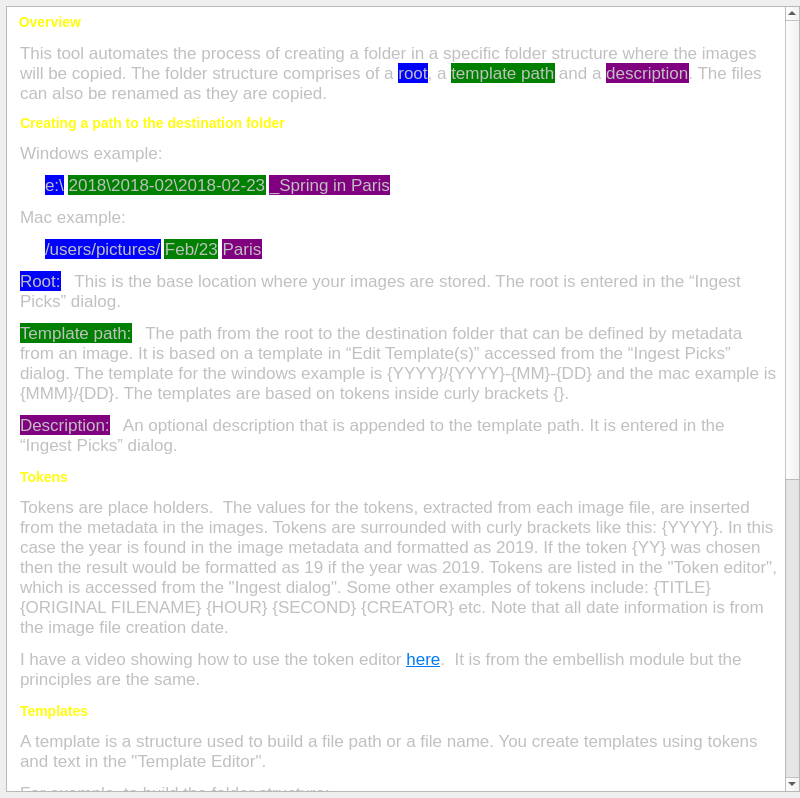
<?xml version="1.0" encoding="UTF-8"?>
<ui version="4.0">
 <class>IngestAutoPath</class>
 <widget class="QDialog" name="IngestAutoPath">
  <property name="geometry">
   <rect>
    <x>0</x>
    <y>0</y>
    <width>800</width>
    <height>798</height>
   </rect>
  </property>
  <property name="windowTitle">
   <string>Dialog</string>
  </property>
  <layout class="QVBoxLayout" name="verticalLayout">
   <property name="leftMargin">
    <number>6</number>
   </property>
   <property name="topMargin">
    <number>6</number>
   </property>
   <property name="rightMargin">
    <number>0</number>
   </property>
   <property name="bottomMargin">
    <number>6</number>
   </property>
   <item>
    <widget class="QTextBrowser" name="textBrowser">
     <property name="html">
      <string>&lt;!DOCTYPE HTML PUBLIC &quot;-//W3C//DTD HTML 4.0//EN&quot; &quot;http://www.w3.org/TR/REC-html40/strict.dtd&quot;&gt;
&lt;html&gt;&lt;head&gt;&lt;meta name=&quot;qrichtext&quot; content=&quot;1&quot; /&gt;&lt;meta charset=&quot;utf-8&quot; /&gt;&lt;style type=&quot;text/css&quot;&gt;
p, li { white-space: pre-wrap; }
hr { height: 1px; border-width: 0; }
li.unchecked::marker { content: &quot;\2610&quot;; }
li.checked::marker { content: &quot;\2612&quot;; }
&lt;/style&gt;&lt;/head&gt;&lt;body style=&quot; font-family:'.AppleSystemUIFont'; font-size:13pt; font-weight:400; font-style:normal;&quot;&gt;
&lt;p style=&quot; margin-top:0px; margin-bottom:0px; margin-left:0px; margin-right:0px; -qt-block-indent:0; text-indent:0px;&quot;&gt;&lt;span style=&quot; font-size:large; font-weight:700; color:#fffc0d;&quot;&gt;  Overview&lt;/span&gt;&lt;span style=&quot; color:#c0c0c0;&quot;&gt; &lt;/span&gt;&lt;/p&gt;
&lt;p style=&quot; margin-top:12px; margin-bottom:12px; margin-left:9px; margin-right:0px; -qt-block-indent:0; text-indent:0px;&quot;&gt;&lt;span style=&quot; color:#c0c0c0;&quot;&gt;This tool automates the process of creating a folder in a specific folder structure where the images will be copied. The folder structure comprises of a &lt;/span&gt;&lt;span style=&quot; color:#c0c0c0; background-color:#0000ff;&quot;&gt;root&lt;/span&gt;&lt;span style=&quot; color:#c0c0c0;&quot;&gt;, a &lt;/span&gt;&lt;span style=&quot; color:#c0c0c0; background-color:#008000;&quot;&gt;template path&lt;/span&gt;&lt;span style=&quot; color:#c0c0c0;&quot;&gt; and a &lt;/span&gt;&lt;span style=&quot; color:#c0c0c0; background-color:#800080;&quot;&gt;description&lt;/span&gt;&lt;span style=&quot; color:#c0c0c0;&quot;&gt;. The files can also be renamed as they are copied.&lt;/span&gt;&lt;/p&gt;
&lt;p style=&quot; margin-top:12px; margin-bottom:12px; margin-left:9px; margin-right:0px; -qt-block-indent:0; text-indent:0px;&quot;&gt;&lt;span style=&quot; font-size:large; font-weight:700; color:#fffc0d;&quot;&gt;Creating a path to the destination folder &lt;/span&gt;&lt;/p&gt;
&lt;p style=&quot; margin-top:12px; margin-bottom:12px; margin-left:9px; margin-right:0px; -qt-block-indent:0; text-indent:0px;&quot;&gt;&lt;span style=&quot; color:#c0c0c0;&quot;&gt;Windows example: &lt;/span&gt;&lt;/p&gt;
&lt;p style=&quot; margin-top:12px; margin-bottom:12px; margin-left:34px; margin-right:0px; -qt-block-indent:0; text-indent:0px;&quot;&gt;&lt;span style=&quot; color:#c0c0c0; background-color:#0000ff;&quot;&gt;e:\&lt;/span&gt;&lt;span style=&quot; color:#c0c0c0;&quot;&gt; &lt;/span&gt;&lt;span style=&quot; color:#c0c0c0; background-color:#008000;&quot;&gt;2018\2018-02\2018-02-23&lt;/span&gt;&lt;span style=&quot; color:#c0c0c0;&quot;&gt; &lt;/span&gt;&lt;span style=&quot; color:#c0c0c0; background-color:#800080;&quot;&gt;_Spring in Paris&lt;/span&gt;&lt;span style=&quot; color:#c0c0c0;&quot;&gt; &lt;/span&gt;&lt;/p&gt;
&lt;p style=&quot; margin-top:12px; margin-bottom:12px; margin-left:9px; margin-right:0px; -qt-block-indent:0; text-indent:0px;&quot;&gt;&lt;span style=&quot; color:#c0c0c0;&quot;&gt;Mac example:&lt;/span&gt;&lt;/p&gt;
&lt;p style=&quot; margin-top:12px; margin-bottom:12px; margin-left:34px; margin-right:0px; -qt-block-indent:0; text-indent:0px;&quot;&gt;&lt;span style=&quot; color:#c0c0c0; background-color:#0000ff;&quot;&gt;/users/pictures/&lt;/span&gt;&lt;span style=&quot; color:#c0c0c0;&quot;&gt; &lt;/span&gt;&lt;span style=&quot; color:#c0c0c0; background-color:#008000;&quot;&gt;Feb/23&lt;/span&gt;&lt;span style=&quot; color:#c0c0c0;&quot;&gt; &lt;/span&gt;&lt;span style=&quot; color:#c0c0c0; background-color:#800080;&quot;&gt;Paris&lt;/span&gt;&lt;span style=&quot; color:#c0c0c0;&quot;&gt; &lt;/span&gt;&lt;/p&gt;
&lt;p style=&quot; margin-top:12px; margin-bottom:12px; margin-left:9px; margin-right:0px; -qt-block-indent:0; text-indent:0px;&quot;&gt;&lt;span style=&quot; color:#c0c0c0; background-color:#0000ff;&quot;&gt;Root:&lt;/span&gt;&lt;span style=&quot; color:#c0c0c0;&quot;&gt;   This is the base location where your images are stored. The root is entered in the “Ingest Picks” dialog. &lt;/span&gt;&lt;/p&gt;
&lt;p style=&quot; margin-top:12px; margin-bottom:12px; margin-left:9px; margin-right:0px; -qt-block-indent:0; text-indent:0px;&quot;&gt;&lt;span style=&quot; color:#c0c0c0; background-color:#008000;&quot;&gt;Template path:&lt;/span&gt;&lt;span style=&quot; color:#c0c0c0;&quot;&gt;   The path from the root to the destination folder that can be defined by metadata from an image. It is based on a template in “Edit Template(s)” accessed from the “Ingest Picks” dialog. The template for the windows example is {YYYY}/{YYYY}-{MM}-{DD} and the mac example is {MMM}/{DD}. The templates are based on tokens inside curly brackets {}. &lt;/span&gt;&lt;/p&gt;
&lt;p style=&quot; margin-top:12px; margin-bottom:12px; margin-left:9px; margin-right:0px; -qt-block-indent:0; text-indent:0px;&quot;&gt;&lt;span style=&quot; color:#c0c0c0; background-color:#800080;&quot;&gt;Description:&lt;/span&gt;&lt;span style=&quot; color:#c0c0c0;&quot;&gt;   An optional description that is appended to the template path. It is entered in the “Ingest Picks” dialog. &lt;/span&gt;&lt;/p&gt;
&lt;h3 style=&quot; margin-top:14px; margin-bottom:12px; margin-left:9px; margin-right:0px; -qt-block-indent:0; text-indent:0px;&quot;&gt;&lt;span style=&quot; font-size:large; font-weight:700; color:#fffc0d;&quot;&gt;Tokens&lt;/span&gt;&lt;span style=&quot; font-size:large; font-weight:700; color:#c0c0c0;&quot;&gt; &lt;/span&gt;&lt;/h3&gt;
&lt;p style=&quot; margin-top:12px; margin-bottom:12px; margin-left:9px; margin-right:0px; -qt-block-indent:0; text-indent:0px;&quot;&gt;&lt;span style=&quot; color:#c0c0c0;&quot;&gt;Tokens are place holders.  The values for the tokens, extracted from each image file, are inserted from the metadata in the images. Tokens are surrounded with curly brackets like this: {YYYY}. In this case the year is found in the image metadata and formatted as 2019. If the token {YY} was chosen then the result would be formatted as 19 if the year was 2019. Tokens are listed in the &amp;quot;Token editor&amp;quot;, which is accessed from the &amp;quot;Ingest dialog&amp;quot;. Some other examples of tokens include: {TITLE} {ORIGINAL FILENAME} {HOUR} {SECOND} {CREATOR} etc. Note that all date information is from the image file creation date. &lt;/span&gt;&lt;/p&gt;
&lt;p style=&quot; margin-top:12px; margin-bottom:12px; margin-left:9px; margin-right:0px; -qt-block-indent:0; text-indent:0px;&quot;&gt;&lt;span style=&quot; color:#c0c0c0;&quot;&gt;I have a video showing how to use the token editor &lt;/span&gt;&lt;a href=&quot;https://www.youtube.com/watch?v=GA0RT8N6Byk&quot;&gt;&lt;span style=&quot; text-decoration: underline; color:#007af4;&quot;&gt;here&lt;/span&gt;&lt;/a&gt;&lt;span style=&quot; color:#c0c0c0;&quot;&gt;.  It is from the embellish module but the principles are the same.&lt;/span&gt;&lt;/p&gt;
&lt;h3 style=&quot; margin-top:14px; margin-bottom:12px; margin-left:9px; margin-right:0px; -qt-block-indent:0; text-indent:0px;&quot;&gt;&lt;span style=&quot; font-size:large; font-weight:700; color:#fffc0d;&quot;&gt;Templates&lt;/span&gt;&lt;span style=&quot; font-size:large; font-weight:700; color:#c0c0c0;&quot;&gt; &lt;/span&gt;&lt;/h3&gt;
&lt;p style=&quot; margin-top:12px; margin-bottom:12px; margin-left:9px; margin-right:0px; -qt-block-indent:0; text-indent:0px;&quot;&gt;&lt;span style=&quot; color:#c0c0c0;&quot;&gt;A template is a structure used to build a file path or a file name. You create templates using tokens and text in the &amp;quot;Template Editor&amp;quot;. &lt;/span&gt;&lt;/p&gt;
&lt;p style=&quot; margin-top:12px; margin-bottom:12px; margin-left:9px; margin-right:0px; -qt-block-indent:0; text-indent:0px;&quot;&gt;&lt;span style=&quot; color:#c0c0c0;&quot;&gt;For example, to build the folder structure: &lt;/span&gt;&lt;/p&gt;
&lt;p style=&quot; margin-top:12px; margin-bottom:12px; margin-left:34px; margin-right:0px; -qt-block-indent:0; text-indent:0px;&quot;&gt;&lt;span style=&quot; color:#c0c0c0;&quot;&gt;Weddings/2019/Hill wedding/ &lt;/span&gt;&lt;/p&gt;
&lt;p style=&quot; margin-top:12px; margin-bottom:12px; margin-left:9px; margin-right:0px; -qt-block-indent:0; text-indent:0px;&quot;&gt;&lt;span style=&quot; color:#c0c0c0;&quot;&gt;we would build the template: &lt;/span&gt;&lt;/p&gt;
&lt;p style=&quot; margin-top:12px; margin-bottom:12px; margin-left:34px; margin-right:0px; -qt-block-indent:0; text-indent:0px;&quot;&gt;&lt;span style=&quot; color:#c0c0c0;&quot;&gt;Weddings{2019}/{TITLE}/ &lt;/span&gt;&lt;/p&gt;
&lt;p style=&quot; margin-top:12px; margin-bottom:12px; margin-left:9px; margin-right:0px; -qt-block-indent:0; text-indent:0px;&quot;&gt;&lt;span style=&quot; color:#c0c0c0;&quot;&gt;assuming we had put the description &amp;quot;Hill wedding&amp;quot; in the Title metadata for the images. &lt;/span&gt;&lt;/p&gt;
&lt;h3 style=&quot; margin-top:14px; margin-bottom:12px; margin-left:9px; margin-right:0px; -qt-block-indent:0; text-indent:0px;&quot;&gt;&lt;span style=&quot; font-size:large; font-weight:700; color:#fffc0d;&quot;&gt;File names &lt;/span&gt;&lt;/h3&gt;
&lt;p style=&quot; margin-top:12px; margin-bottom:12px; margin-left:9px; margin-right:0px; -qt-block-indent:0; text-indent:0px;&quot;&gt;&lt;span style=&quot; color:#c0c0c0;&quot;&gt;You can also create new file names using templates and tokens. For example, if you want file names in the format 2019-09-18_0187.NEF you would build the template &lt;/span&gt;&lt;/p&gt;
&lt;p style=&quot; margin-top:12px; margin-bottom:12px; margin-left:34px; margin-right:0px; -qt-block-indent:0; text-indent:0px;&quot;&gt;&lt;span style=&quot; color:#c0c0c0;&quot;&gt;{YYYY}-{MM}-{DD}_{XXXX} &lt;/span&gt;&lt;/p&gt;
&lt;p style=&quot; margin-top:12px; margin-bottom:12px; margin-left:9px; margin-right:0px; -qt-block-indent:0; text-indent:0px;&quot;&gt;&lt;span style=&quot; color:#c0c0c0;&quot;&gt;The .NEF will automatically be appended. &lt;/span&gt;&lt;/p&gt;
&lt;h3 style=&quot; margin-top:14px; margin-bottom:12px; margin-left:9px; margin-right:0px; -qt-block-indent:0; text-indent:0px;&quot;&gt;&lt;span style=&quot; font-size:large; font-weight:700; color:#fffc0d;&quot;&gt;Slashes and back slashes &lt;/span&gt;&lt;/h3&gt;
&lt;p style=&quot; margin-top:12px; margin-bottom:12px; margin-left:9px; margin-right:0px; -qt-block-indent:0; text-indent:0px;&quot;&gt;&lt;span style=&quot; color:#c0c0c0;&quot;&gt;Do not use “/” or “\” in the template name. The template name is used as a key to save the templates between sessions. Slashes do terrible things to the windows registry. &lt;/span&gt;&lt;/p&gt;
&lt;p style=&quot; margin-top:12px; margin-bottom:12px; margin-left:9px; margin-right:0px; -qt-block-indent:0; text-indent:0px;&quot;&gt;&lt;span style=&quot; color:#c0c0c0;&quot;&gt;In the template itself, Windows uses the “\” in file paths while MacOS and Linux use “/”. Since the “\” is also used for escape sequences I suggest you use the “/”. Winnow will automatically convert this to a “\” when creating the path to the destination folder in windows. &lt;/span&gt;&lt;/p&gt;
&lt;p style=&quot; margin-top:12px; margin-bottom:12px; margin-left:9px; margin-right:0px; -qt-block-indent:0; text-indent:0px;&quot;&gt;&lt;span style=&quot; color:#c0c0c0;&quot;&gt;For example, if the image was taken on Feb 23, 2018: &lt;/span&gt;&lt;/p&gt;
&lt;p style=&quot; margin-top:12px; margin-bottom:12px; margin-left:34px; margin-right:0px; -qt-block-indent:0; text-indent:0px;&quot;&gt;&lt;span style=&quot; color:#c0c0c0;&quot;&gt;Template = {YYYY}/{YYYY}-{MM}-{DD} will become “2018\2018-02\2018-02-23” in windows. &lt;/span&gt;&lt;/p&gt;&lt;/body&gt;&lt;/html&gt;</string>
     </property>
    </widget>
   </item>
  </layout>
 </widget>
 <resources/>
 <connections/>
</ui>
